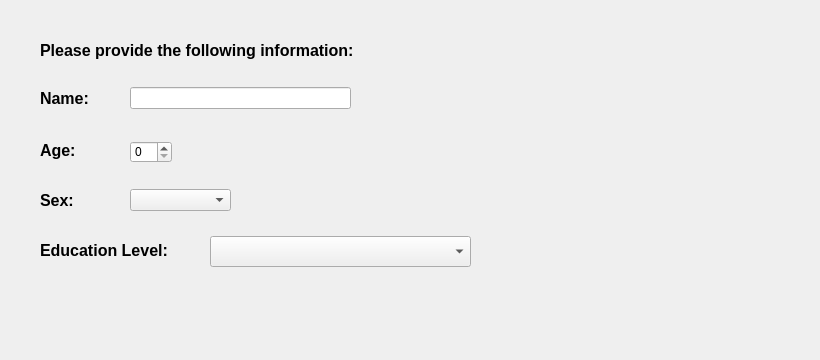
    <widget class="QWidget" name="pg_demographics">
     <widget class="QLabel" name="lbl_name">
      <property name="geometry">
       <rect>
        <x>40</x>
        <y>90</y>
        <width>60</width>
        <height>16</height>
       </rect>
      </property>
      <property name="font">
       <font>
        <pointsize>12</pointsize>
        <weight>75</weight>
        <bold>true</bold>
       </font>
      </property>
      <property name="text">
       <string>Name:</string>
      </property>
     </widget>
     <widget class="QSpinBox" name="spn_age">
      <property name="geometry">
       <rect>
        <x>130</x>
        <y>141</y>
        <width>42</width>
        <height>22</height>
       </rect>
      </property>
     </widget>
     <widget class="QLabel" name="lblStudent">
      <property name="geometry">
       <rect>
        <x>40</x>
        <y>240</y>
        <width>161</width>
        <height>21</height>
       </rect>
      </property>
      <property name="font">
       <font>
        <pointsize>12</pointsize>
        <weight>75</weight>
        <bold>true</bold>
       </font>
      </property>
      <property name="text">
       <string>Education Level:</string>
      </property>
     </widget>
     <widget class="QLabel" name="lbl_sex">
      <property name="geometry">
       <rect>
        <x>40</x>
        <y>192</y>
        <width>60</width>
        <height>16</height>
       </rect>
      </property>
      <property name="font">
       <font>
        <pointsize>12</pointsize>
        <weight>75</weight>
        <bold>true</bold>
       </font>
      </property>
      <property name="text">
       <string>Sex: </string>
      </property>
     </widget>
     <widget class="QLabel" name="lbl_age">
      <property name="geometry">
       <rect>
        <x>40</x>
        <y>135</y>
        <width>71</width>
        <height>31</height>
       </rect>
      </property>
      <property name="font">
       <font>
        <pointsize>12</pointsize>
        <weight>75</weight>
        <bold>true</bold>
       </font>
      </property>
      <property name="text">
       <string>Age: </string>
      </property>
     </widget>
     <widget class="QLineEdit" name="txt_name">
      <property name="geometry">
       <rect>
        <x>130</x>
        <y>87</y>
        <width>221</width>
        <height>22</height>
       </rect>
      </property>
     </widget>
     <widget class="QLabel" name="label_7">
      <property name="geometry">
       <rect>
        <x>40</x>
        <y>30</y>
        <width>411</width>
        <height>41</height>
       </rect>
      </property>
      <property name="font">
       <font>
        <pointsize>12</pointsize>
        <weight>75</weight>
        <bold>true</bold>
       </font>
      </property>
      <property name="text">
       <string>Please provide the following information:</string>
      </property>
     </widget>
     <widget class="QComboBox" name="cmb_education">
      <property name="geometry">
       <rect>
        <x>210</x>
        <y>236</y>
        <width>261</width>
        <height>31</height>
       </rect>
      </property>
      <item>
       <property name="text">
        <string/>
       </property>
      </item>
      <item>
       <property name="text">
        <string>Primary School or equivalent</string>
       </property>
      </item>
      <item>
       <property name="text">
        <string>Secondary School or equivalent</string>
       </property>
      </item>
      <item>
       <property name="text">
        <string>College</string>
       </property>
      </item>
      <item>
       <property name="text">
        <string>Bachelors Degree</string>
       </property>
      </item>
      <item>
       <property name="text">
        <string>Postgraduate Degree</string>
       </property>
      </item>
     </widget>
     <widget class="QLabel" name="lbl_error">
      <property name="geometry">
       <rect>
        <x>40</x>
        <y>320</y>
        <width>521</width>
        <height>31</height>
       </rect>
      </property>
      <property name="palette">
       <palette>
        <active>
         <colorrole role="WindowText">
          <brush brushstyle="SolidPattern">
           <color alpha="255">
            <red>255</red>
            <green>0</green>
            <blue>0</blue>
           </color>
          </brush>
         </colorrole>
        </active>
        <inactive>
         <colorrole role="WindowText">
          <brush brushstyle="SolidPattern">
           <color alpha="255">
            <red>255</red>
            <green>0</green>
            <blue>0</blue>
           </color>
          </brush>
         </colorrole>
        </inactive>
        <disabled>
         <colorrole role="WindowText">
          <brush brushstyle="SolidPattern">
           <color alpha="255">
            <red>120</red>
            <green>120</green>
            <blue>120</blue>
           </color>
          </brush>
         </colorrole>
        </disabled>
       </palette>
      </property>
      <property name="font">
       <font>
        <italic>true</italic>
       </font>
      </property>
      <property name="text">
       <string/>
      </property>
     </widget>
     <widget class="QComboBox" name="cmb_sex">
      <property name="geometry">
       <rect>
        <x>130</x>
        <y>189</y>
        <width>101</width>
        <height>22</height>
       </rect>
      </property>
      <item>
       <property name="text">
        <string/>
       </property>
      </item>
      <item>
       <property name="text">
        <string>male</string>
       </property>
      </item>
      <item>
       <property name="text">
        <string>female</string>
       </property>
      </item>
      <item>
       <property name="text">
        <string>other</string>
       </property>
      </item>
     </widget>
     <widget class="QLabel" name="lbl_age_error">
      <property name="geometry">
       <rect>
        <x>200</x>
        <y>140</y>
        <width>611</width>
        <height>16</height>
       </rect>
      </property>
      <property name="palette">
       <palette>
        <active>
         <colorrole role="WindowText">
          <brush brushstyle="SolidPattern">
           <color alpha="255">
            <red>255</red>
            <green>0</green>
            <blue>0</blue>
           </color>
          </brush>
         </colorrole>
        </active>
        <inactive>
         <colorrole role="WindowText">
          <brush brushstyle="SolidPattern">
           <color alpha="255">
            <red>255</red>
            <green>0</green>
            <blue>0</blue>
           </color>
          </brush>
         </colorrole>
        </inactive>
        <disabled>
         <colorrole role="WindowText">
          <brush brushstyle="SolidPattern">
           <color alpha="255">
            <red>120</red>
            <green>120</green>
            <blue>120</blue>
           </color>
          </brush>
         </colorrole>
        </disabled>
       </palette>
      </property>
      <property name="text">
       <string/>
      </property>
     </widget>
    </widget>
